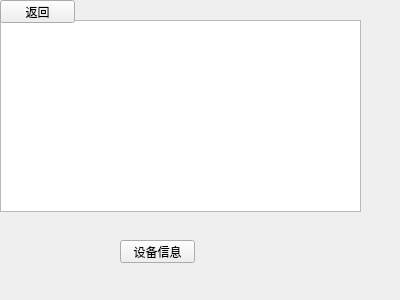
<?xml version="1.0" encoding="UTF-8"?>
<ui version="4.0">
 <class>equipment_list</class>
 <widget class="QWidget" name="equipment_list">
  <property name="geometry">
   <rect>
    <x>0</x>
    <y>0</y>
    <width>400</width>
    <height>300</height>
   </rect>
  </property>
  <property name="windowTitle">
   <string>Form</string>
  </property>
  <widget class="QTableWidget" name="tableWidget">
   <property name="geometry">
    <rect>
     <x>0</x>
     <y>20</y>
     <width>361</width>
     <height>192</height>
    </rect>
   </property>
  </widget>
  <widget class="QPushButton" name="pushButton">
   <property name="geometry">
    <rect>
     <x>120</x>
     <y>240</y>
     <width>75</width>
     <height>23</height>
    </rect>
   </property>
   <property name="text">
    <string>设备信息</string>
   </property>
  </widget>
  <widget class="QPushButton" name="pushButton_2">
   <property name="geometry">
    <rect>
     <x>0</x>
     <y>0</y>
     <width>75</width>
     <height>23</height>
    </rect>
   </property>
   <property name="text">
    <string>返回</string>
   </property>
  </widget>
 </widget>
 <resources/>
 <connections/>
</ui>
